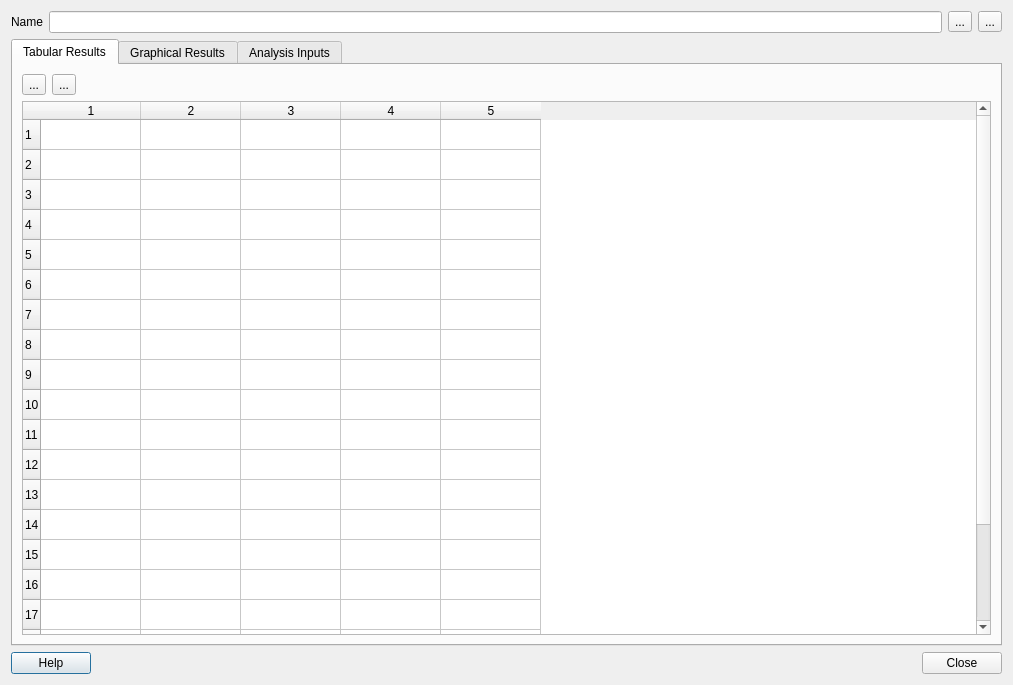
<?xml version="1.0" encoding="UTF-8"?>
<ui version="4.0">
 <class>Dialog</class>
 <widget class="QDialog" name="Dialog">
  <property name="geometry">
   <rect>
    <x>0</x>
    <y>0</y>
    <width>1013</width>
    <height>685</height>
   </rect>
  </property>
  <property name="windowTitle">
   <string>Dialog</string>
  </property>
  <layout class="QVBoxLayout" name="verticalLayout_2">
   <item>
    <layout class="QHBoxLayout" name="horizontalLayout_2">
     <item>
      <widget class="QLabel" name="label">
       <property name="text">
        <string>Name</string>
       </property>
      </widget>
     </item>
     <item>
      <widget class="QLineEdit" name="lineEdit"/>
     </item>
     <item>
      <widget class="QToolButton" name="toolButton">
       <property name="text">
        <string>...</string>
       </property>
      </widget>
     </item>
     <item>
      <widget class="QToolButton" name="toolButton_2">
       <property name="text">
        <string>...</string>
       </property>
      </widget>
     </item>
    </layout>
   </item>
   <item>
    <widget class="QTabWidget" name="tabWidget">
     <property name="currentIndex">
      <number>0</number>
     </property>
     <widget class="QWidget" name="tab">
      <attribute name="title">
       <string>Tabular Results</string>
      </attribute>
      <layout class="QVBoxLayout" name="verticalLayout">
       <item>
        <layout class="QHBoxLayout" name="horizontalLayout">
         <item>
          <widget class="QToolButton" name="toolButton_3">
           <property name="text">
            <string>...</string>
           </property>
          </widget>
         </item>
         <item>
          <widget class="QToolButton" name="toolButton_4">
           <property name="text">
            <string>...</string>
           </property>
          </widget>
         </item>
         <item>
          <spacer name="horizontalSpacer">
           <property name="orientation">
            <enum>Qt::Horizontal</enum>
           </property>
           <property name="sizeHint" stdset="0">
            <size>
             <width>40</width>
             <height>20</height>
            </size>
           </property>
          </spacer>
         </item>
        </layout>
       </item>
       <item>
        <widget class="QTableWidget" name="resultsTable">
         <property name="rowCount">
          <number>21</number>
         </property>
         <property name="columnCount">
          <number>5</number>
         </property>
         <row/>
         <row/>
         <row/>
         <row/>
         <row/>
         <row/>
         <row/>
         <row/>
         <row/>
         <row/>
         <row/>
         <row/>
         <row/>
         <row/>
         <row/>
         <row/>
         <row/>
         <row/>
         <row/>
         <row/>
         <row/>
         <column/>
         <column/>
         <column/>
         <column/>
         <column/>
        </widget>
       </item>
      </layout>
     </widget>
     <widget class="QWidget" name="tab_2">
      <attribute name="title">
       <string>Graphical Results</string>
      </attribute>
     </widget>
     <widget class="QWidget" name="tab_3">
      <attribute name="title">
       <string>Analysis Inputs</string>
      </attribute>
     </widget>
    </widget>
   </item>
   <item>
    <layout class="QHBoxLayout" name="horizontalLayout_3">
     <item>
      <widget class="QPushButton" name="btn_help">
       <property name="text">
        <string>Help</string>
       </property>
      </widget>
     </item>
     <item>
      <spacer name="horizontalSpacer_2">
       <property name="orientation">
        <enum>Qt::Horizontal</enum>
       </property>
       <property name="sizeHint" stdset="0">
        <size>
         <width>40</width>
         <height>20</height>
        </size>
       </property>
      </spacer>
     </item>
     <item>
      <widget class="QPushButton" name="btn_close">
       <property name="text">
        <string>Close</string>
       </property>
      </widget>
     </item>
    </layout>
   </item>
  </layout>
 </widget>
 <resources/>
 <connections/>
</ui>
